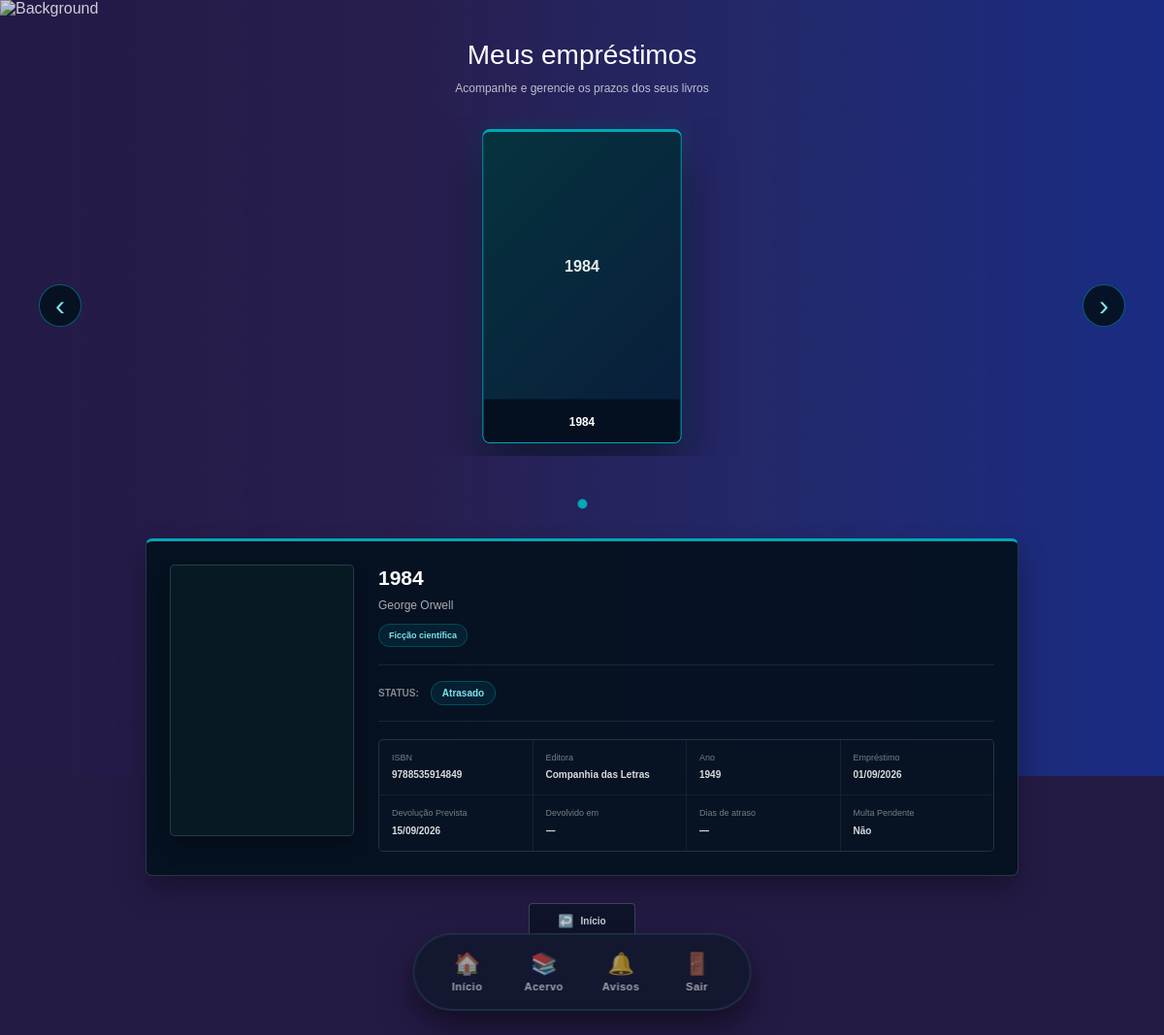
/bibliotech-backend/paginas/meus_emprestimos.php (signed in), run on the app's committed database.
### tables this page shows
CREATE TABLE emprestimo (
    id_emprestimo INT NOT NULL AUTO_INCREMENT PRIMARY KEY,

    emp_ativo BOOLEAN NOT NULL DEFAULT TRUE,
    reserva BOOLEAN NOT NULL DEFAULT FALSE,

    dev_pdia INT NOT NULL DEFAULT 0,

    data_emp DATE NOT NULL,
    data_dev_prevista DATE NOT NULL,
    data_dev DATE NULL,

    multa_pendente BOOLEAN NOT NULL DEFAULT FALSE,
    valor_multa DECIMAL(10,2) NOT NULL DEFAULT 0.00,

    id_usuario INT NOT NULL,
    id_livro INT NOT NULL,

    criado_em DATETIME NOT NULL DEFAULT CURRENT_TIMESTAMP,
    atualizado_em DATETIME NOT NULL DEFAULT CURRENT_TIMESTAMP
        ON UPDATE CURRENT_TIMESTAMP,

    FOREIGN KEY (id_usuario)
        REFERENCES usuario(id_usuario)
        ON UPDATE CASCADE
        ON DELETE RESTRICT,

    FOREIGN KEY (id_livro)
        REFERENCES livros(id_livro)
        ON UPDATE CASCADE
        ON DELETE RESTRICT,

    CONSTRAINT chk_multa_dev_pdia
        CHECK (
            NOT multa_pendente OR dev_pdia > 0
        ),

    CONSTRAINT chk_valor_multa
        CHECK (
            valor_multa >= 0
        ),

     
     
     
     
     
    CONSTRAINT chk_emp_ativo_data_dev
        CHECK (
            (emp_ativo = TRUE AND data_dev IS NULL)
            OR
            (emp_ativo = FALSE AND reserva = TRUE AND data_dev IS NULL)
            OR
            (emp_ativo = FALSE AND reserva = FALSE AND data_dev IS NOT NULL)
        ),

    CONSTRAINT chk_datas_emprestimo
        CHECK (
            data_dev_prevista >= data_emp
            AND
            (data_dev IS NULL OR data_dev >= data_emp)
        )
);

CREATE TABLE livros (
    id_livro INT NOT NULL AUTO_INCREMENT PRIMARY KEY,
    titulo VARCHAR(150) NOT NULL,
    id_autor INT NOT NULL,
    ISBN VARCHAR(17) NOT NULL UNIQUE,
    publicacao YEAR NOT NULL,
    editora VARCHAR(100) NOT NULL,
    id_cat INT NOT NULL,

    quantidade_total INT NOT NULL DEFAULT 1,
    quantidade_disponivel INT NOT NULL DEFAULT 1,

    criado_em DATETIME NOT NULL DEFAULT CURRENT_TIMESTAMP,
    atualizado_em DATETIME NOT NULL DEFAULT CURRENT_TIMESTAMP
        ON UPDATE CURRENT_TIMESTAMP,

    FOREIGN KEY (id_cat)
        REFERENCES categorias(id_cat)
        ON UPDATE CASCADE
        ON DELETE RESTRICT,

    FOREIGN KEY (id_autor)
        REFERENCES autores(id_autor)
        ON UPDATE CASCADE
        ON DELETE RESTRICT,

    CONSTRAINT chk_qtd_disponivel
        CHECK (
            quantidade_disponivel BETWEEN 0 AND quantidade_total
        )
);

CREATE TABLE autores (
    id_autor INT NOT NULL AUTO_INCREMENT PRIMARY KEY,
    nome_autor VARCHAR(70) NOT NULL,
    nacionalidade_autor VARCHAR(60)
);

CREATE TABLE categorias (
    id_cat INT NOT NULL AUTO_INCREMENT PRIMARY KEY,
    nome_cat VARCHAR(30) NOT NULL UNIQUE
);

### bibliotech-backend/config/Datas.php (called while the page is built, shortened)
<?php
function formatarDataBr(?string $data, string $vazio = "—"): string
{
    if ($data === null || $data === "") {
        return $vazio;
    }
    $trecho = substr($data, 0, 10);
    $objeto = DateTime::createFromFormat("!Y-m-d", $trecho);
    return $objeto->format("d/m/Y");
}

### bibliotech-backend/paginas/meus_emprestimos.php (the view, shortened to what this page needs)
<?php
$conexao = Conexao::getConexao();
$idUsuario = (int) $_SESSION["id_usuario"];
$stmt = $conexao->prepare(
    "SELECT E.id_emprestimo, L.titulo, A.nome_autor, C.nome_cat, L.ISBN, L.editora, L.publicacao,
            E.data_emp, E.data_dev_prevista, E.data_dev,
            E.emp_ativo, E.reserva, E.multa_pendente, E.dev_pdia, E.valor_multa
     FROM emprestimo E
     INNER JOIN livros L ON L.id_livro = E.id_livro
     INNER JOIN autores A ON A.id_autor = L.id_autor
     INNER JOIN categorias C ON C.id_cat = L.id_cat
     WHERE E.id_usuario = :id
     ORDER BY E.data_emp DESC"
);
$stmt->execute([":id" => $idUsuario]);
$emprestimos = $stmt->fetchAll();
function statusEmprestimo(array $item): string
{
    if ((int) $item["emp_ativo"] === 1 && $item["data_dev"] === null) {
        return ($item["data_dev_prevista"] < date("Y-m-d")) ? "Atrasado" : "Ativo";
    }
    return "Concluído";
}
?>
<!DOCTYPE html>
<html lang="pt-br">
<head>
    <link rel="stylesheet" href="./CSS/principal.css">
    <link rel="stylesheet" href="./CSS/meus_emprestimos.css">
</head>
<body>
    <div class="RENDER BACKGROUND">
    </div>
    <header class="emprestimos-header">
        <h2>Meus empréstimos</h2>
        <p>Acompanhe e gerencie os prazos dos seus livros</p>
    </header>
    <?php if (!empty($emprestimos)): ?>
        <div class="emprestimos-container">
            <button class="carousel-btn carousel-prev">‹</button>
            <div class="livros-carousel">
                <?php foreach ($emprestimos as $item): ?>
                    <div class="emprestimo-card"
                         data-titulo="<?= htmlspecialchars($item["titulo"], ENT_QUOTES, "UTF-8") ?>"
                         data-autor="<?= htmlspecialchars($item["nome_autor"], ENT_QUOTES, "UTF-8") ?>">
                        <div class="emprestimo-capa">
                            <div class="emprestimo-capa-fallback">
                                <?= htmlspecialchars($item["titulo"], ENT_QUOTES, "UTF-8") ?>
                            </div>
                        </div>
                        <div class="emprestimo-card-titulo">
                            <?= htmlspecialchars($item["titulo"], ENT_QUOTES, "UTF-8") ?>
                        </div>
                    </div>
                <?php endforeach; ?>
            </div>
            <button class="carousel-btn carousel-next">›</button>
        </div>
        <div class="carousel-indicators"></div>
        <div class="detalhes-container" style="max-width: 900px; margin: 0 auto;">
            <?php foreach ($emprestimos as $item): ?>
                <?php $status = statusEmprestimo($item); ?>
                <div class="emprestimo-detalhes" style="display: none;">
                    <div class="emprestimo-detalhes-capa">
                    </div>
                    <div class="emprestimo-informacoes">
                        <div class="emprestimo-titulo-area">
                            <h3><?= htmlspecialchars($item["titulo"], ENT_QUOTES, "UTF-8") ?></h3>
                            <div class="emprestimo-autor"><?= htmlspecialchars($item["nome_autor"], ENT_QUOTES, "UTF-8") ?></div>
                            <div class="emprestimo-categoria"><?= htmlspecialchars($item["nome_cat"], ENT_QUOTES, "UTF-8") ?></div>
                        </div>
                        <div class="emprestimo-status">
                            <span class="status-label">Status:</span>
                            <span class="status-valor"><?= $status ?></span>
                        </div>
                        <div class="emprestimo-info-grid">
                            <div class="info-item"><span>ISBN</span><strong><?= htmlspecialchars($item["ISBN"], ENT_QUOTES, "UTF-8") ?></strong></div>
                            <div class="info-item"><span>Editora</span><strong><?= htmlspecialchars($item["editora"], ENT_QUOTES, "UTF-8") ?></strong></div>
                            <div class="info-item"><span>Ano</span><strong><?= htmlspecialchars((string) $item["publicacao"], ENT_QUOTES, "UTF-8") ?></strong></div>
                            <div class="info-item"><span>Empréstimo</span><strong><?= htmlspecialchars(formatarDataBr($item["data_emp"]), ENT_QUOTES, "UTF-8") ?></strong></div>
                            <div class="info-item"><span>Devolução Prevista</span><strong><?= htmlspecialchars(formatarDataBr($item["data_dev_prevista"]), ENT_QUOTES, "UTF-8") ?></strong></div>
                            <div class="info-item"><span>Devolvido em</span><strong><?= htmlspecialchars(formatarDataBr($item["data_dev"]), ENT_QUOTES, "UTF-8") ?></strong></div>
                            <div class="info-item"><span>Dias de atraso</span><strong><?= (int) $item["dev_pdia"] > 0 ? $item["dev_pdia"] : "—" ?></strong></div>
                            <div class="info-item"><span>Multa Pendente</span><strong><?= $item["multa_pendente"] ? "R$ " . number_format((float) $item["valor_multa"], 2, ",", ".") : "Não" ?></strong></div>
                        </div>
                    </div>
                </div>
            <?php endforeach; ?>
        </div>
    <?php endif; ?>
    <div class="emprestimos-voltar">
        <a href="principal.php">Início</a>
    </div>
    <nav class="global-hotbar">
        <a href="principal.php" class="hotbar-item">
            <span class="hotbar-icon">🏠</span>
            <span class="hotbar-text">Início</span>
        </a>
        <a href="livros.php" class="hotbar-item">
            <span class="hotbar-icon">📚</span>
            <span class="hotbar-text">Acervo</span>
        </a>
        <a href="notificacoes.php" class="hotbar-item">
            <div class="hotbar-icon-wrapper">
                <span class="hotbar-icon">🔔</span>
            </div>
            <span class="hotbar-text">Avisos</span>
        </a>
        <a href="logout.php" class="hotbar-item hotbar-logout">
            <span class="hotbar-icon">🚪</span>
            <span class="hotbar-text">Sair</span>
        </a>
    </nav>
</body>
</html>

### bibliotech-backend/paginas/CSS/principal.css (style rules this page uses)
* { margin: 0; padding: 0; box-sizing: border-box; }
html, body { width: 100%; min-height: 100%; }
html { scroll-behavior: smooth; }
body { min-height: 100vh; overflow-x: hidden; overflow-y: auto; font-family: 'Inter', 'Segoe UI', system-ui, -apple-system, sans-serif; color: #ffffff; position: relative; background: #241b45; }
.RENDER.BACKGROUND { position: fixed; inset: 0; width: 100%; height: 100vh; overflow: hidden; z-index: 0; pointer-events: none; }
.RENDER.BACKGROUND::after { content: ""; position: absolute; inset: 0; background: linear-gradient( 90deg, rgba(35, 24, 75, 0.15) 0%, rgba(48, 38, 100, 0.25) 35%, rgba(35, 55, 145, 0.45) 65%, rgba(20, 55, 170, 0.60) 100% ); z-index: 1; }
.global-hotbar { position: fixed; bottom: 25px; left: 50%; transform: translateX(-50%); z-index: 9999; background: rgba(15, 23, 42, 0.75); backdrop-filter: blur(16px); -webkit-backdrop-filter: blur(16px); border: 1px solid rgba(255, 255, 255, 0.1); border-radius: 50px; display: flex; align-items: center; gap: 8px; padding: 10px 20px; box-shadow: 0 15px 35px rgba(0, 0, 0, 0.5), 0 0 0 1px rgba(0, 229, 255, 0.1) inset; animation: hotbarSlideUp 0.8s cubic-bezier(0.175, 0.885, 0.32, 1.275) forwards; }
.hotbar-item { display: flex; flex-direction: column; align-items: center; justify-content: center; text-decoration: none; color: rgba(255, 255, 255, 0.6); padding: 8px 16px; border-radius: 16px; transition: all 0.3s ease; min-width: 70px; }
.hotbar-icon { font-size: 22px; margin-bottom: 4px; transition: transform 0.3s ease; }
.hotbar-text { font-size: 11px; font-weight: 600; letter-spacing: 0.5px; }
.hotbar-icon-wrapper { position: relative; display: flex; }
body { padding-bottom: 100px !important; }

### data on the page
emprestimo: id_livro.titulo "1984", autores.nome_autor "George Orwell", categorias.nome_cat "Ficção científica", data_dev_prevista "Atrasado", id_livro.ISBN "9788535914849", id_livro.editora "Companhia das Letras", id_livro.publicacao "1949", data_emp "01/09/2026", data_dev_prevista "15/09/2026", data_dev "—", multa_pendente "Não"
